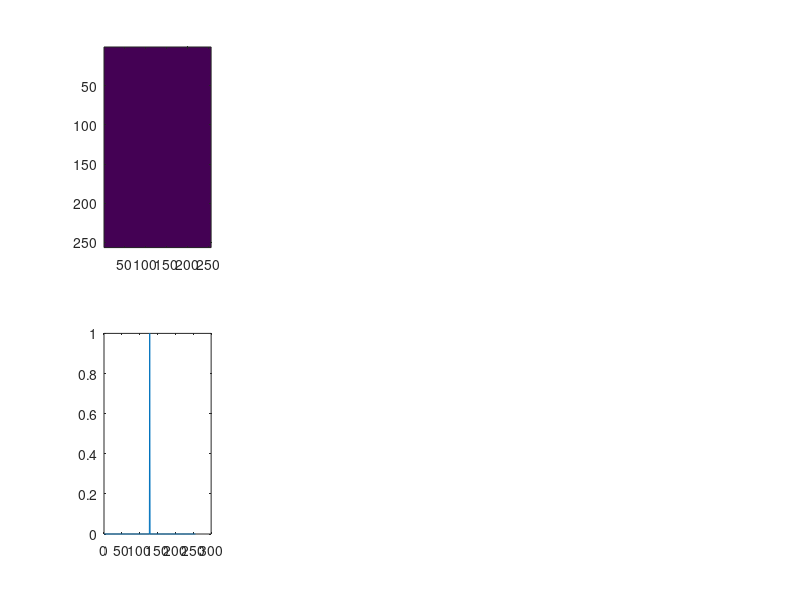

Write the MATLAB code that produced this figure. (Note: this script raises an error after producing the figure.)
% 2024-02-13 15:31:44.240868098 +0100

dt=1/400;
a = [0,0];
e = 0.1*[1,1];
%e(1) = 0;
%e(2) = 0;
L = 128*[1,1];
%L = 4*[1,1];
n = 2*L;
dx=L./n;
t=10;
z0=zeros(n);
z0(end/2,end/2)=1;
% [z,fg] = step_diffuse_spectral(t,dx,n,z0,e);

subplot(2,4,1)
imagesc(z0);

subplot(2,4,5)
cla
plot(z0(:,end/2));


z=z0;
z_ = z0;
zs = z0;
%nt = 1;
dt = t/10;
%t/nt;
nt = t/dt;
q = 0.5;
for idx=1:nt
	idx
	zs = step_advect_diffuse_spectral(dt,dx,a,e,zs);
	%z = step_advect_diffuse_implicit_q_fft(dt,dx,a,e,z,0.5);
	z  = step_advect_diffuse_implicit_q_fft(dt,dx,a,e,z,q);
	z_ = step_advect_diffuse_implicit_q(dt,dx,n,z_(:),a,e,q);
	%z = step_advect_diffuse_implicit_q_fft(dt,dx,a,e,z,0);
end
z_ = reshape(z_,n);
subplot(2,4,2)
imagesc(zs);

subplot(2,4,5)
hold on
plot(zs(:,end/2));



subplot(2,4,3)
imagesc(real(z));
subplot(2,4,4)
imagesc(real(z_));

subplot(2,4,5)
hold on
plot(z(:,end/2));
plot(z_(:,end/2));



%plot([z,z0]);

